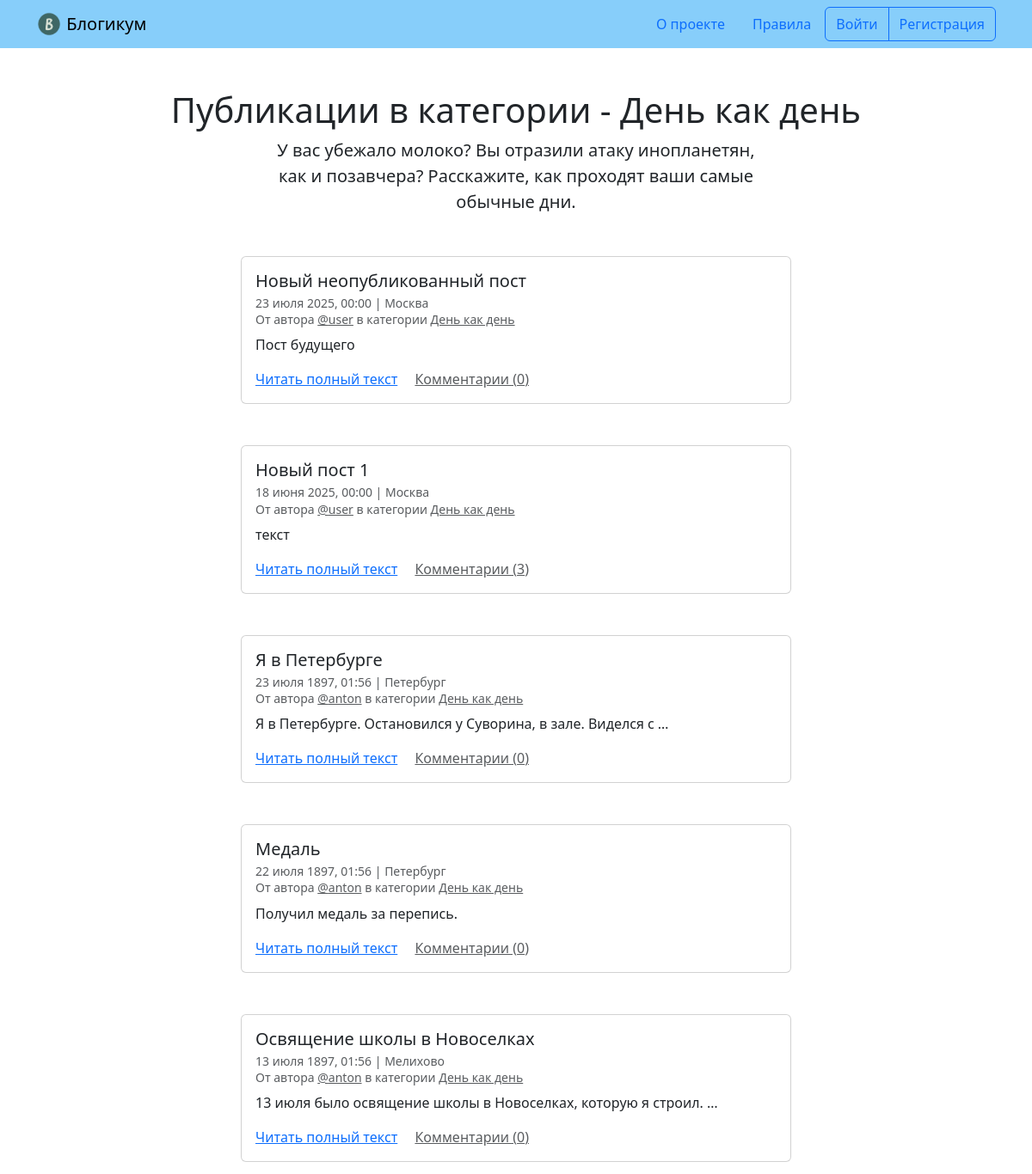
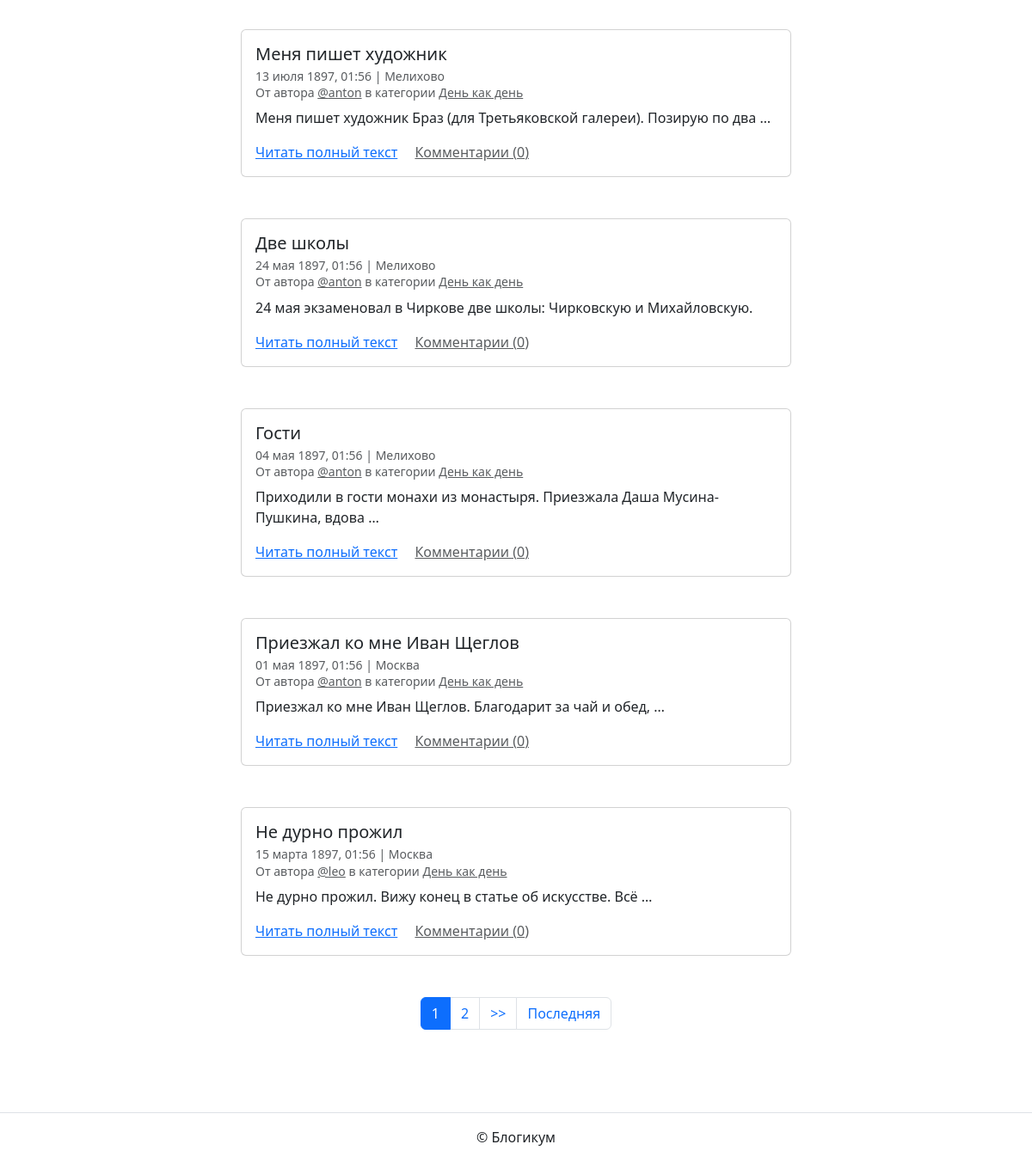
Screenshot of /category/routine/ with the database file from the repository (2 pictures, top to bottom).
### blog/models.py (models this page shows, shortened)
class Category(CoreEntity):
    title = models.CharField(
        max_length=core.blog_settings.CHARFIELD_MAX_LENGTH,
        verbose_name='Заголовок'
    )
    description = models.TextField(
        verbose_name='Описание'
    )
    slug = models.SlugField(
        max_length=core.blog_settings.SLUG_LENGTH,
        unique=True,
        verbose_name='Идентификатор',
        help_text=(
            'Идентификатор страницы для URL; разрешены символы латиницы, '
            'цифры, дефис и подчёркивание.'
        )
    )
    class Meta:
        verbose_name = 'категория'
        verbose_name_plural = 'Категории'

class Post(CoreEntity):
    title = models.CharField(
        max_length=core.blog_settings.CHARFIELD_MAX_LENGTH,
        verbose_name='Заголовок',
        validators=(title_without_dot,)
    )
    text = models.TextField(verbose_name='Текст')
    image = models.ImageField('Фото', upload_to='post_images', blank=True)
    pub_date = models.DateTimeField(
        verbose_name='Дата и время публикации',
        help_text=(
            'Если установить дату и время в будущем — можно делать '
            'отложенные публикации.'
        )
    )
    author = models.ForeignKey(
        User,
        on_delete=models.CASCADE,
        verbose_name='Автор публикации',
        related_name='posts',
    )
    location = models.ForeignKey(
        Location,
        on_delete=models.SET_NULL,
        null=True,
        verbose_name='Местоположение',
        related_name='posts'
    )
    category = models.ForeignKey(
        Category,
        on_delete=models.SET_NULL,
        null=True,
        verbose_name='Категория',
        related_name='posts'
    )
    class Meta:
        verbose_name = 'публикация'
        verbose_name_plural = 'Публикации'

class Location(CoreEntity):
    name = models.CharField(
        max_length=core.blog_settings.CHARFIELD_MAX_LENGTH,
        verbose_name='Название места'
    )
    class Meta:
        verbose_name = 'местоположение'
        verbose_name_plural = 'Местоположения'

### blog/views.py (the view)
def category_posts(request, category_slug):
    category = get_object_or_404(
        Category.objects.filter(slug=category_slug, is_published=True)
    )
    posts = get_filtered_posts(category_slug=category_slug)
    context = {
        'category': category,
        'page_obj': get_page_objects(request, posts),
    }
    return render(request, 'blog/category.html', context)

### blog/views.py (called while the page is built)
def get_filtered_posts(
        category_slug=None,
        profile=None,
        published_only=True
):
    posts = Post.objects.annotate(comment_count=Count('comments'))
    posts = posts.select_related(
        'author',
        'category',
        'location'
    )
    if published_only:
        current_datetime = timezone.now()
        posts = posts.filter(
            pub_date__lte=current_datetime,
            is_published=True,
            category__is_published=True
        )
    if category_slug:
        posts = posts.filter(category__slug=category_slug)
    if profile:
        posts = posts.filter(author=profile)
    return posts.order_by('-pub_date')

def get_page_objects(
    request,
    posts,
    page_param='page',
    default_page=1
):
    paginator = Paginator(posts, core.blog_settings.VIEWED_POSTS)
    page_number = request.GET.get(page_param, default_page)
    return paginator.get_page(page_number)

### templates/blog/category.html (shortened to what this page needs)
{% extends "base.html" %}
{% block content %}
  <h1 class="text-center">Публикации в категории - {{ category.title }}</h1>
  <p class="col-6 offset-3 mb-5 lead text-center">{{ category.description }}</p>
  {% for post in page_obj %}
    <article class="mb-5">
      {% include "includes/post_card.html" %}
    </article>
  {% endfor %}
  {% include "includes/paginator.html" %}
{% endblock %}

### templates/includes/post_card.html (shortened to what this page needs)
<div class="col d-flex justify-content-center">
  <div class="card" style="width: 40rem;">
    <div class="card-body">
      <h5 class="card-title">{{ post.title }}</h5>
      <h6 class="card-subtitle mb-2 text-muted">
        <small>
          {{ post.pub_date|date:"d E Y, H:i" }} | {% if post.location and post.location.is_published %}{{ post.location.name }}{% else %}Планета Земля{% endif %}<br>
          От автора <a class="text-muted" href="{% url 'blog:profile' post.author.username %}">@{{ post.author.username }}</a> в
          категории {% include "includes/category_link.html" %}
        </small>
      </h6>
      <p class="card-text">{{ post.text|truncatewords:10 }}</p>
      <a href="{% url 'blog:post_detail' post.id %}" class="card-link">Читать полный текст</a>
      <a href="{% url 'blog:post_detail' post.id %}" class="card-link text-muted">Комментарии ({{ post.comment_count }})</a>
    </div>
  </div>
</div>

### templates/includes/category_link.html
<a class="text-muted" href="{% url 'blog:category_posts' post.category.slug %}">
  {{ post.category.title }}
</a>

### rows the page displays
Category: title "День как день", description "У вас убежало молоко? Вы отразили атаку инопланетян, как и позавчера? Расскажите, как проходят ваши самые обычные дни."
Post: title "Новый неопубликованный пост", pub_date "23 июля 2025, 00:00", location.name "Москва", author.username "user", category "День как день", text "Пост будущего", comment_count "0"
Post: title "Новый пост 1", pub_date "18 июня 2025, 00:00", location.name "Москва", author.username "user", category "День как день", text "текст", comment_count "3"
Post: title "Я в Петербурге", pub_date "23 июля 1897, 01:56", location.name "Петербург", author.username "anton", category "День как день", text "Я в Петербурге. Остановился у Суворина, в зале. Виделся с …", comment_count "0"
Post: title "Медаль", pub_date "22 июля 1897, 01:56", location.name "Петербург", author.username "anton", category "День как день", text "Получил медаль за перепись.", comment_count "0"
Post: title "Освящение школы в Новоселках", pub_date "13 июля 1897, 01:56", location.name "Мелихово", author.username "anton", category "День как день", text "13 июля было освящение школы в Новоселках, которую я строил. …", comment_count "0"
Post: title "Меня пишет художник", pub_date "13 июля 1897, 01:56", location.name "Мелихово", author.username "anton", category "День как день", text "Меня пишет художник Браз (для Третьяковской галереи). Позирую по два …", comment_count "0"
Post: title "Две школы", pub_date "24 мая 1897, 01:56", location.name "Мелихово", author.username "anton", category "День как день", text "24 мая экзаменовал в Чиркове две школы: Чирковскую и Михайловскую.", comment_count "0"
Post: title "Гости", pub_date "04 мая 1897, 01:56", location.name "Мелихово", author.username "anton", category "День как день", text "Приходили в гости монахи из монастыря. Приезжала Даша Мусина-Пушкина, вдова …", comment_count "0"
Post: title "Приезжал ко мне Иван Щеглов", pub_date "01 мая 1897, 01:56", location.name "Москва", author.username "anton", category "День как день", text "Приезжал ко мне Иван Щеглов. Благодарит за чай и обед, …", comment_count "0"
Post: title "Не дурно прожил", pub_date "15 марта 1897, 01:56", location.name "Москва", author.username "leo", category "День как день", text "Не дурно прожил. Вижу конец в статье об искусстве. Всё …", comment_count "0"

### other values shown
{{ i }} "1"
{{ i }} "2"
